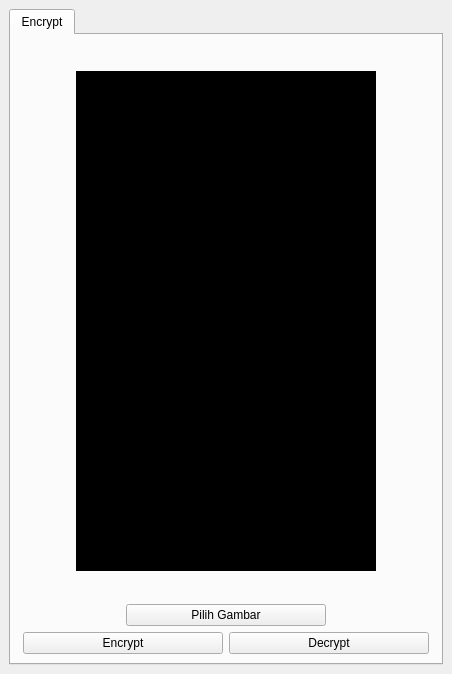
<?xml version="1.0" encoding="UTF-8"?>
<ui version="4.0">
 <class>MainWindow</class>
 <widget class="QMainWindow" name="MainWindow">
  <property name="windowModality">
   <enum>Qt::NonModal</enum>
  </property>
  <property name="geometry">
   <rect>
    <x>0</x>
    <y>0</y>
    <width>452</width>
    <height>674</height>
   </rect>
  </property>
  <property name="sizePolicy">
   <sizepolicy hsizetype="Fixed" vsizetype="Fixed">
    <horstretch>0</horstretch>
    <verstretch>0</verstretch>
   </sizepolicy>
  </property>
  <property name="minimumSize">
   <size>
    <width>452</width>
    <height>674</height>
   </size>
  </property>
  <property name="maximumSize">
   <size>
    <width>452</width>
    <height>674</height>
   </size>
  </property>
  <property name="windowTitle">
   <string>DES Image Encryption</string>
  </property>
  <property name="documentMode">
   <bool>false</bool>
  </property>
  <widget class="QWidget" name="centralwidget">
   <layout class="QGridLayout" name="gridLayout">
    <item row="0" column="0">
     <widget class="QTabWidget" name="tabWidget">
      <property name="layoutDirection">
       <enum>Qt::LeftToRight</enum>
      </property>
      <property name="currentIndex">
       <number>0</number>
      </property>
      <widget class="QWidget" name="encrypt">
       <property name="layoutDirection">
        <enum>Qt::LeftToRight</enum>
       </property>
       <attribute name="title">
        <string>Encrypt</string>
       </attribute>
       <layout class="QGridLayout" name="gridLayout_2">
        <item row="0" column="0">
         <layout class="QVBoxLayout" name="verticalLayout_2">
          <item>
           <spacer name="verticalSpacer_2">
            <property name="orientation">
             <enum>Qt::Vertical</enum>
            </property>
            <property name="sizeHint" stdset="0">
             <size>
              <width>20</width>
              <height>40</height>
             </size>
            </property>
           </spacer>
          </item>
          <item alignment="Qt::AlignHCenter">
           <widget class="QLabel" name="imgView">
            <property name="sizePolicy">
             <sizepolicy hsizetype="Fixed" vsizetype="Fixed">
              <horstretch>0</horstretch>
              <verstretch>0</verstretch>
             </sizepolicy>
            </property>
            <property name="minimumSize">
             <size>
              <width>300</width>
              <height>500</height>
             </size>
            </property>
            <property name="baseSize">
             <size>
              <width>0</width>
              <height>0</height>
             </size>
            </property>
            <property name="styleSheet">
             <string notr="true">background-color: rgb(0, 0, 0);</string>
            </property>
            <property name="text">
             <string/>
            </property>
            <property name="alignment">
             <set>Qt::AlignCenter</set>
            </property>
           </widget>
          </item>
         </layout>
        </item>
        <item row="4" column="0">
         <layout class="QHBoxLayout" name="horizontalLayout">
          <item>
           <widget class="QPushButton" name="encImg">
            <property name="sizePolicy">
             <sizepolicy hsizetype="Maximum" vsizetype="Fixed">
              <horstretch>0</horstretch>
              <verstretch>0</verstretch>
             </sizepolicy>
            </property>
            <property name="minimumSize">
             <size>
              <width>200</width>
              <height>0</height>
             </size>
            </property>
            <property name="text">
             <string>Encrypt</string>
            </property>
           </widget>
          </item>
          <item>
           <widget class="QPushButton" name="decImg">
            <property name="sizePolicy">
             <sizepolicy hsizetype="Maximum" vsizetype="Fixed">
              <horstretch>0</horstretch>
              <verstretch>0</verstretch>
             </sizepolicy>
            </property>
            <property name="minimumSize">
             <size>
              <width>200</width>
              <height>0</height>
             </size>
            </property>
            <property name="text">
             <string>Decrypt</string>
            </property>
           </widget>
          </item>
         </layout>
        </item>
        <item row="2" column="0">
         <layout class="QVBoxLayout" name="verticalLayout">
          <item alignment="Qt::AlignHCenter">
           <widget class="QPushButton" name="selectImg">
            <property name="sizePolicy">
             <sizepolicy hsizetype="Maximum" vsizetype="Fixed">
              <horstretch>0</horstretch>
              <verstretch>0</verstretch>
             </sizepolicy>
            </property>
            <property name="minimumSize">
             <size>
              <width>200</width>
              <height>0</height>
             </size>
            </property>
            <property name="text">
             <string>Pilih Gambar</string>
            </property>
           </widget>
          </item>
         </layout>
        </item>
        <item row="1" column="0">
         <spacer name="verticalSpacer">
          <property name="orientation">
           <enum>Qt::Vertical</enum>
          </property>
          <property name="sizeHint" stdset="0">
           <size>
            <width>20</width>
            <height>40</height>
           </size>
          </property>
         </spacer>
        </item>
       </layout>
      </widget>
     </widget>
    </item>
   </layout>
  </widget>
 </widget>
 <resources>
  <include location="../../../../../../home/zaha/Downloads/IMG20200803132129 (1).jpg"/>
 </resources>
 <connections/>
</ui>
